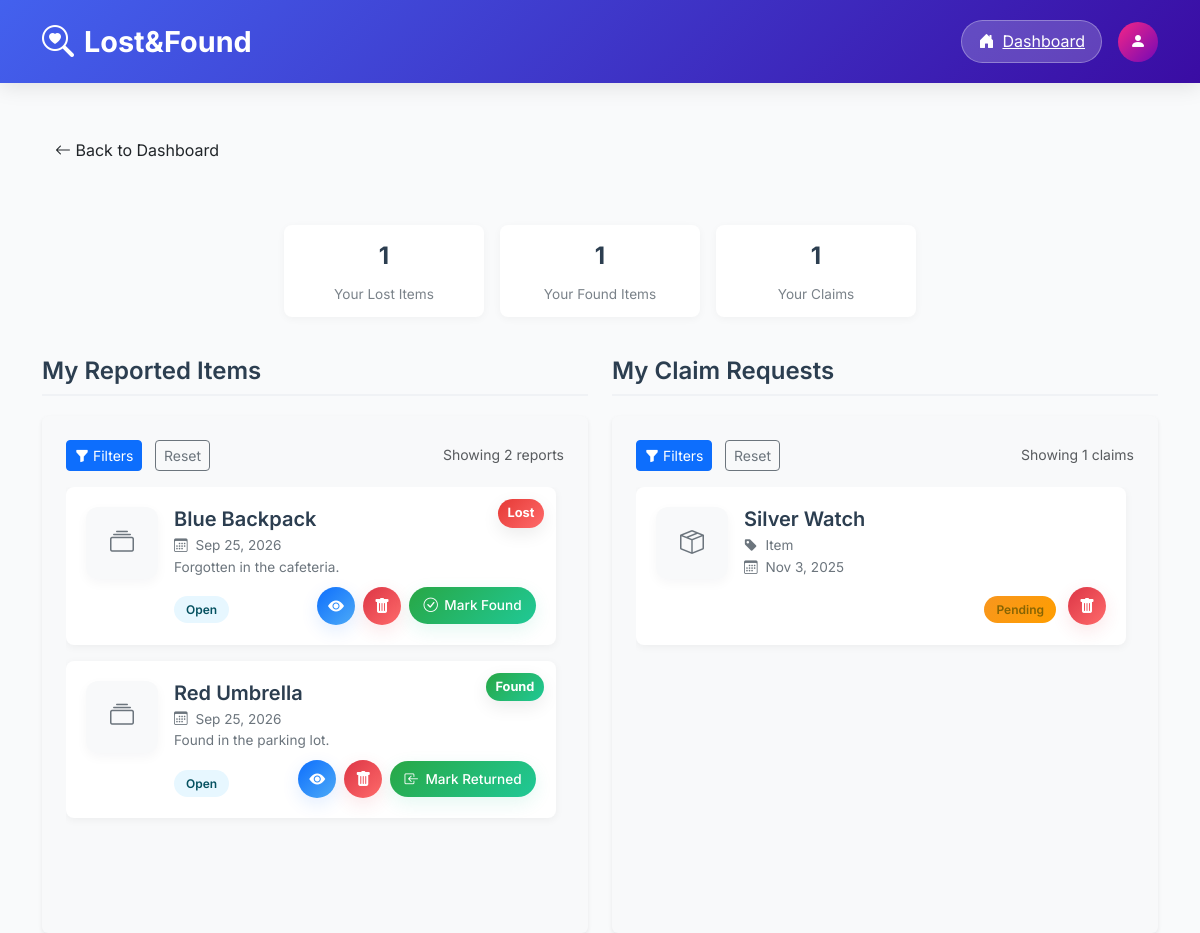
The app's page /pages/user/claim.php (signed in) with its own data.
### tables this page shows
CREATE TABLE LostItem (
    lost_id BIGINT AUTO_INCREMENT PRIMARY KEY,
    user_id BIGINT,
    item_name VARCHAR(100) NOT NULL,
    description TEXT,
    category VARCHAR(50),
    location VARCHAR(100),
    lost_date DATE,
    status ENUM('pending', 'claimed') DEFAULT 'pending',
    created_at DATETIME DEFAULT CURRENT_TIMESTAMP,
    FOREIGN KEY (user_id) REFERENCES User(user_id)
);

CREATE TABLE FoundItem (
    found_id BIGINT AUTO_INCREMENT PRIMARY KEY,
    user_id BIGINT,
    item_name VARCHAR(100) NOT NULL,
    description TEXT,
    category VARCHAR(50),
    location VARCHAR(100),
    found_date DATE,
    status ENUM('available', 'returned') DEFAULT 'available',
    created_at DATETIME DEFAULT CURRENT_TIMESTAMP,
    FOREIGN KEY (user_id) REFERENCES User(user_id)
);

CREATE TABLE ClaimRequest (
    claim_id BIGINT AUTO_INCREMENT PRIMARY KEY,
    found_id BIGINT,
    description VARCHAR(500),
    user_id BIGINT,
    status ENUM('pending', 'approved', 'rejected') DEFAULT 'pending',
    claim_date DATETIME DEFAULT CURRENT_TIMESTAMP,
    admin_approver_id BIGINT NULL,
    staff_approver_id BIGINT NULL,
    approved_date DATETIME NULL,
    FOREIGN KEY (found_id) REFERENCES FoundItem(found_id),
    FOREIGN KEY (user_id) REFERENCES User(user_id),
    FOREIGN KEY (admin_approver_id) REFERENCES Admin(admin_id),
    FOREIGN KEY (staff_approver_id) REFERENCES Staff(staff_id)
);

### pages/user/claim.php (the view, shortened to what the rows shown need)
<?php
require_once '../../config/userconfig.php';
$userId = $_SESSION['user_id'];
$claims = [];
$reportedItems = [];
$typeFilter = isset($_GET['type_filter']) ? $_GET['type_filter'] : 'all';
$statusFilter = isset($_GET['status_filter']) ? $_GET['status_filter'] : 'all';
$claimsPerPage = 5;
$reportsPerPage = 5;
$claimsPage = isset($_GET['claims_page']) ? (int)$_GET['claims_page'] : 1;
$reportsPage = isset($_GET['reports_page']) ? (int)$_GET['reports_page'] : 1;
try {
    $pdo = $pdo;
    $claimsOffset = ($claimsPage - 1) * $claimsPerPage;
    $limit = (int)$claimsPerPage;
    $offset = (int)$claimsOffset;
    try {
        $stmt = $pdo->prepare("CALL GetUserClaims(?)");
        $stmt->execute([$userId]);
        $allClaims = $stmt->fetchAll(PDO::FETCH_ASSOC);
        $claims = array_slice($allClaims, $offset, $limit);
    } catch (PDOException $e) {
        error_log('Claims Query Error: ' . $e->getMessage());
        $claims = [];
        $totalClaims = 0;
        $totalClaimsPages = 0;
    }
    $reportsOffset = ($reportsPage - 1) * $reportsPerPage;
    $lostItemsStmt = $pdo->prepare("CALL GetUserLostItems(?)");
    $lostItemsStmt->execute([$userId]);
    $lostItems = $lostItemsStmt->fetchAll(PDO::FETCH_ASSOC);
    $foundItemsStmt = $pdo->prepare("CALL GetUserFoundItems(?)");
    $foundItemsStmt->execute([$userId]);
    $foundItems = $foundItemsStmt->fetchAll(PDO::FETCH_ASSOC);
    $reportedItems = array_merge($lostItems, $foundItems);
    $reportedItems = array_filter($reportedItems, function($it) use ($typeFilter, $statusFilter) {
        if ($typeFilter !== 'all' && $it['item_type'] !== $typeFilter) return false;
        if ($statusFilter !== 'all') {
            $s = $it['status'] ?? '';
            if ($statusFilter === 'open' && !in_array($s, ['pending', 'available'])) return false;
            if ($statusFilter === 'closed' && !in_array($s, ['claimed', 'returned'])) return false;
        }
        return true;
    });
    usort($reportedItems, function($a, $b) {
        return strtotime($b['created_at']) <=> strtotime($a['created_at']);
    });
    $reportedItems = array_slice($reportedItems, $reportsOffset, $reportsPerPage);
} catch (PDOException $e) {
    error_log('Database Error: ' . $e->getMessage());
    $error = 'An error occurred while loading your claims and reports. Please try again later.';
}
$showDebugClaims = isset($_GET['debug_claims']) && $_GET['debug_claims'] == '1';
?>
<!DOCTYPE html>
<html lang="en">
<head>
    <link href="https://cdn.jsdelivr.net/npm/bootstrap@5.3.3/dist/css/bootstrap.min.css" rel="stylesheet">
    <link href="https://cdn.jsdelivr.net/npm/bootstrap-icons@1.11.3/font/bootstrap-icons.min.css" rel="stylesheet">
    <link rel="stylesheet" href="../../assets/style.css">
</head>
<body>
    <main class="container py-5">
        <div class="row g-4">
            <div class="col-lg-6">
                <div class="bg-light p-3 p-md-4 rounded shadow-sm h-100">
                    <?php if (empty($reportedItems)): ?>
                        <div class="empty-state">
                            <div class="empty-state-icon">
                                <i class="bi bi-inbox"></i>
                            </div>
                            <h5>No Reports Yet</h5>
                            <p>You haven't reported any items yet.<br>Start by reporting a lost or found item.</p>
                            <div class="mt-3">
                                <a href="lost.php" class="btn btn-primary me-2">
                                    <i class="bi bi-plus-circle me-1"></i> Report Lost Item
                                </a>
                                <a href="found.php" class="btn btn-outline-primary">
                                    <i class="bi bi-plus-circle me-1"></i> Report Found Item
                                </a>
                            </div>
                        </div>
                    <?php else: ?>
                        <div class="scrollable-box" id="reportedItems">
                            <?php foreach ($reportedItems as $item): ?>
                                <?php
                                    $raw = $item['status'] ?? '';
                                    if (in_array($raw, ['pending','available'])) { $disp = 'Open'; $cls = 'open'; }
                                    elseif (in_array($raw, ['claimed','returned'])) { $disp = 'Closed'; $cls = 'closed'; }
                                    else { $disp = ucfirst($raw); $cls = strtolower($raw); }
                                ?>
                                <div class="report-card d-flex align-items-start">
                                    <div class="item-type-badge <?php echo $item['item_type'] === 'lost' ? 'item-type-lost' : 'item-type-found'; ?>">
                                        <?php echo ucfirst($item['item_type']); ?>
                                    </div>
                                    <div class="item-image">
                                        <i class="bi bi-collection"></i>
                                    </div>
                                    <div class="item-details">
                                        <h5 class="item-title"><?php echo htmlspecialchars($item['item_name']); ?></h5>
                                        <div class="item-meta">
                                            <div><i class="bi bi-calendar3 me-1"></i> <?php echo date('M j, Y', strtotime($item['created_at'])); ?></div>
                                            <div class="text-truncate" style="max-width: 250px;" title="<?php echo htmlspecialchars($item['description']); ?>">
                                                <?php
                                                $shortDesc = strlen($item['description']) > 50
                                                    ? substr($item['description'], 0, 50) . '...'
                                                    : $item['description'];
                                                echo htmlspecialchars($shortDesc);
                                                ?>
                                            </div>
                                        </div>
                                        <div class="mt-2">
                                            <div class="d-flex justify-content-between align-items-center flex-wrap gap-2">
                                                <div>
                                                    <span class="status-badge status-<?php echo $cls; ?>">
                                                        <?php echo $disp; ?>
                                                    </span>
                                                </div>
                                                <div class="d-flex align-items-center gap-2 flex-wrap">
                                                    <a href="item_detail.php?type=<?php echo $item['item_type']; ?>&id=<?php echo $item['item_id']; ?>"
                                                       class="btn btn-sm btn-circle btn-view" title="View">
                                                        <i class="bi bi-eye-fill"></i>
                                                    </a>
                                                    <form method="post" class="d-inline" onsubmit="return confirm('Delete this report?');">
                                                        <button class="btn btn-sm btn-circle btn-delete" type="submit" title="Delete"><i class="bi bi-trash-fill"></i></button>
                                                    </form>
                                                    <?php if ($item['item_type'] === 'lost' && $item['status'] !== 'claimed'): ?>
                                                        <form method="post" class="d-inline" onsubmit="return confirm('Mark this lost item as found?');">
                                                            <button class="btn btn-sm btn-mark-text" type="submit" title="Mark Found"><i class="bi bi-check-circle"></i> Mark Found</button>
                                                        </form>
                                                    <?php elseif ($item['item_type'] === 'found' && $item['status'] !== 'returned'): ?>
                                                        <form method="post" class="d-inline" onsubmit="return confirm('Mark this found item as returned?');">
                                                            <button class="btn btn-sm btn-mark-text" type="submit" title="Mark Returned"><i class="bi bi-box-arrow-in-left"></i> Mark Returned</button>
                                                        </form>
                                                    <?php endif; ?>
                                                </div>
                                            </div>
                                        </div>
                                    </div>
                                </div>
                            <?php endforeach; ?>
                        </div>
                    <?php endif; ?>
                </div>
            </div>
            <div class="col-lg-6">
                <div class="bg-light p-3 p-md-4 rounded shadow-sm h-100">
                    <?php if (empty($claims)): ?>
                        <div class="empty-state">
                            <div class="empty-state-icon">
                                <i class="bi bi-clipboard-check"></i>
                            </div>
                            <h5>No Claims Yet</h5>
                            <p>You haven't made any claims yet.<br>Browse items to find what you're looking for.</p>
                            <a href="search.php" class="btn btn-primary mt-2">
                                <i class="bi bi-search me-1"></i> Browse Items
                            </a>
                            <?php if (!empty($showDebugClaims)): ?>
                                <div class="mt-3 text-start">
                                    <h6>Debug: raw ClaimRequest rows</h6>
                                    <pre style="max-height:200px; overflow:auto; background:#f8f9fa; padding:1rem; border-radius:6px; font-size:0.75rem;"><?php echo htmlspecialchars(print_r($rawClaims, true)); ?></pre>
                                    <h6 class="mt-3">Debug: JOIN query results</h6>
                                    <pre style="max-height:200px; overflow:auto; background:#f8f9fa; padding:1rem; border-radius:6px; font-size:0.75rem;"><?php echo htmlspecialchars(print_r($debugJoinResults, true)); ?></pre>
                                    <h6 class="mt-3">SQL used:</h6>
                                    <pre style="max-height:150px; overflow:auto; background:#f8f9fa; padding:1rem; border-radius:6px; font-size:0.7rem;"><?php echo htmlspecialchars($sql); ?></pre>
                                </div>
                            <?php endif; ?>
                        </div>
                    <?php else: ?>
                        <div class="scrollable-box" id="claimRequests">
                            <?php foreach ($claims as $claim): ?>
                                <div class="claim-card d-flex align-items-start">
                                    <div class="item-image">
                                        <i class="bi bi-box-seam"></i>
                                    </div>
                                    <div class="item-details">
                                        <h5 class="item-title"><?php echo htmlspecialchars($claim['item_name']); ?></h5>
                                        <div class="item-meta">
                                            <div><i class="bi bi-tag-fill me-1"></i> <?php echo ucfirst($claim['item_type']); ?> Item</div>
                                            <div><i class="bi bi-calendar3 me-1"></i> <?php echo date('M j, Y', strtotime($claim['claim_date'] ?? '')); ?></div>
                                        </div>
                                        <div class="d-flex align-items-center gap-2 mt-2">
                                            <div style="display:flex; gap: .75rem; align-items:center;">
                                                <span class="status-badge status-<?php echo strtolower($claim['status']); ?>">
                                                    <?php echo ucfirst($claim['status']); ?>
                                                </span>
                                                <div style="margin-left:auto;">
                                                    <form method="post" class="d-inline" onsubmit="return confirm('Delete this claim?');">
                                                        <button class="btn btn-sm btn-circle btn-delete" type="submit" title="Delete"><i class="bi bi-trash-fill"></i></button>
                                                    </form>
                                                </div>
                                            </div>
                                        </div>
                                    </div>
                                </div>
                            <?php endforeach; ?>
                        </div>
                    <?php endif; ?>
                </div>
            </div>
        </div>
    </main>
</body>
</html>

### records on screen
lostitem: item_type "Lost", item_name "Blue Backpack", created_at "Sep 25, 2026", description "Forgotten in the cafeteria.", status "Open"
founditem: item_type "Found", item_name "Red Umbrella", created_at "Sep 25, 2026", description "Found in the parking lot.", status "Open"
claimrequest: found.item_name "Silver Watch", claim_date "Nov 3, 2025", status "Pending"

### other values on screen
$userLostCount "1"
$userFoundCount "1"
$totalClaims "1"
$totalReportedItems "2"
